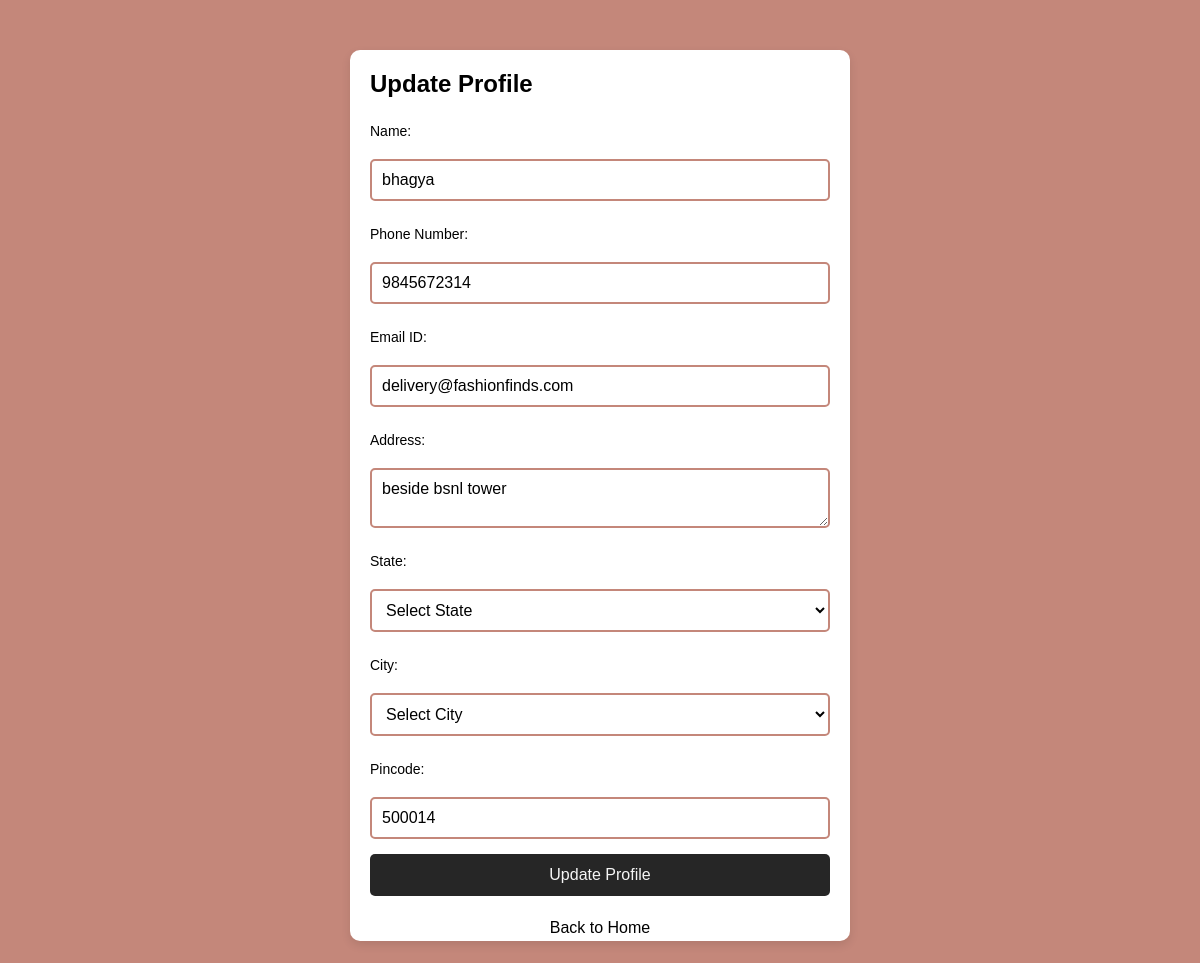
The app's page /auth/update-profile (signed in) with its own data.
### app/models.py (models this page shows, shortened)
class User(db.Model, UserMixin):
    __tablename__ = 'users'
    id = db.Column(db.Integer, primary_key=True)
    name = db.Column(db.String(100), nullable=False)
    phone = db.Column(db.String(15), nullable=False)
    email = db.Column(db.String(100), unique=True, nullable=False)
    password = db.Column(db.String(255), nullable=False)
    address = db.Column(db.Text, nullable=False)
    state = db.Column(db.String(50), nullable=False)
    city = db.Column(db.String(50), nullable=False)
    pincode = db.Column(db.String(10), nullable=False)
    reset_token = db.Column(db.String(255), nullable=True)
    reset_token_expiry = db.Column(db.DateTime, nullable=True)
    approved = db.Column(db.Boolean, default=False)
    role = db.Column(db.String(10), nullable=False)

### app/auth.py (the view, shortened to what this page needs)
@auth_bp.route("/update-profile", methods=["GET", "POST"])
@login_required
def update_profile():
    return render_template("update_profile.html")

### app/templates/update_profile.html (shortened to what this page needs)
<!DOCTYPE html>
<html lang="en">
<head>
    <link rel="stylesheet" href="{{ url_for('static', filename='css/style.css') }}">
</head>
<body class="body-class">
    <div class="update-profile-container">
        <form id="updateProfileForm" method="POST">
            <h2>Update Profile</h2>
            <label for="name">Name:</label>
            <input type="text" id="name" name="name" value="{{ current_user.name }}" required>
            <label for="phone">Phone Number:</label>
            <input type="tel" id="phone" name="phone" value="{{ current_user.phone }}" required>
            <label for="email">Email ID:</label>
            <input type="email" id="email" name="email" value="{{ current_user.email }}" required readonly disabled>
            <label for="address">Address:</label>
            <textarea id="address" name="address" required>{{ current_user.address }}</textarea>
            <label for="state">State:</label>
            <select id="state" name="state" required>
                <option value="">Select State</option>
            </select>
            <label for="city">City:</label>
            <select id="city" name="city" required>
                <option value="">Select City</option>
            </select>
            <label for="pincode">Pincode:</label>
            <input type="text" id="pincode" name="pincode" value="{{ current_user.pincode }}" required>
            <button type="submit">Update Profile</button>
            <p><a href="{{ url_for('views.homepage') }}">Back to Home</a></p>
        </form>
    </div>
</body>
</html>

### app/static/css/style.css (style rules this page uses)
* { margin: 0; padding: 0; box-sizing: border-box; font-family: Arial, sans-serif; }
body { font-family: Arial, sans-serif; margin: 0; padding: 0; }
.body-class { background-color: #c4877a; background-size: cover; display: flex; align-items: center; min-height: 100vh; background-attachment: fixed; justify-content: center; margin: 0; padding: 0; font-family: Arial, Helvetica, sans-serif; overflow-y: auto; }
p { font-size: 16px; color: black; margin: 0; }
a { text-decoration: none; }
form { display: grid; gap: 15px; }
html, body { height: 100%; margin: 0; overflow-x: hidden; }
label { margin-top: 5px; color: #f5f5f5; }
input, textarea, select { margin-top: 5px; padding: 12px; border-radius: 5px; border: 1px solid #ccc; font-size: 1em; width: 100%; }
button { background-color: #262626; color: #f5f5f5; cursor: pointer; border: none; padding: 12px; border-radius: 5px; font-size: 1em; transition: background-color 0.3s; }
a { color: black; text-decoration: none; }
.update-profile-container { width: 500px; max-height: 90vh; background: white; border-radius: 10px; box-shadow: 0px 4px 10px rgba(0, 0, 0, 0.1); padding: 20px; position: relative; display: flex; flex-direction: column; overflow-y: auto; scrollbar-color:white; transition: box-shadow 0.3s ease-in-out; }
.update-profile-container label { display: block; font-size: 14px; color: black; text-align: left; margin-top: 10px; }
.update-profile-container input, .update-profile-container select { width: 100%; padding: 10px; font-size: 16px; border: 2px solid #c4877a; border-radius: 5px; background-color: white; color: black; margin-top: 5px; transition: 0.3s; }
.update-profile-container textarea, .update-profile-container select { width: 100%; padding: 10px; font-size: 16px; border: 2px solid #c4877a; border-radius: 5px; background-color: white; color: black; margin-top: 5px; transition: 0.3s; }
.update-profile-container p { font-size: 16px; color: black; line-height: 1.5; display: flex; margin-top: 5px; justify-content: center; }

### records on screen
User: name "bhagya", phone "9845672314", email "delivery@fashionfinds.com", address "beside bsnl tower", pincode "500014"
